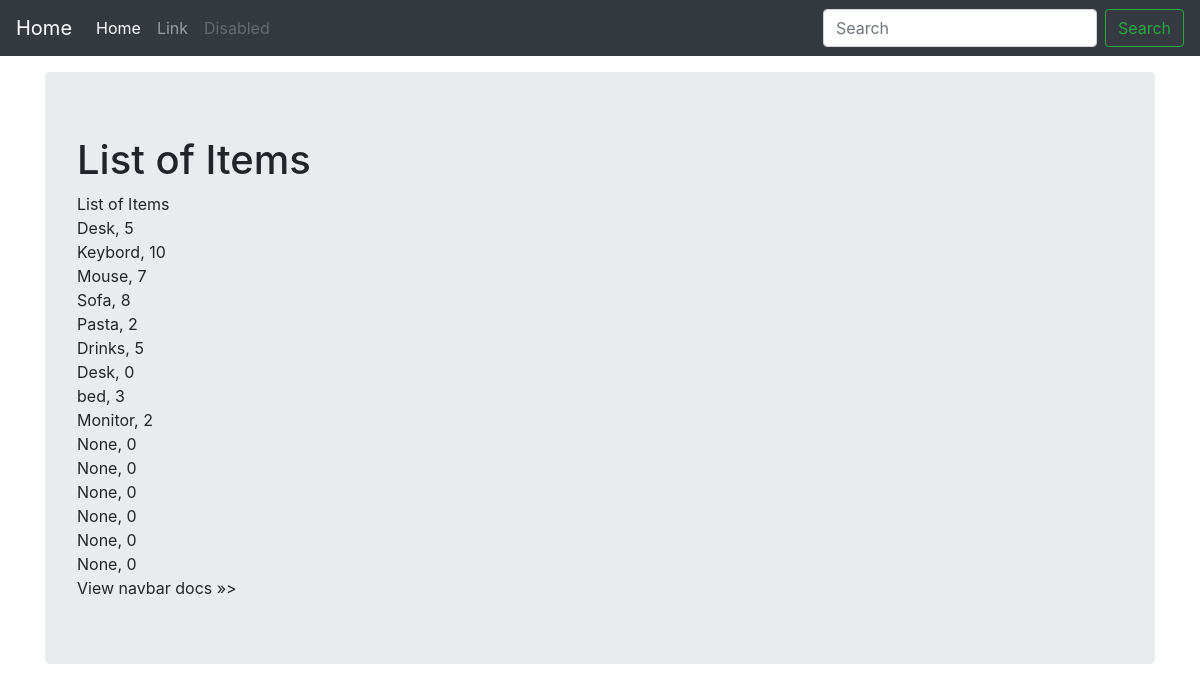
The app's page /list_items/ with its own data.
### stockmanage/models.py (models this page shows, shortened)
class Stock(models.Model):
	category = models.CharField(max_length=50, blank=True, null=True)
	item_name = models.CharField(max_length=50, blank=True, null=True)
	quantity = models.IntegerField(default='0', blank=True, null=True)
	receive_quantity = models.IntegerField(default='0', blank=True, null=True)
	receive_by = models.CharField(max_length=50, blank=True, null=True)
	issue_quantity = models.IntegerField(default='0', blank=True, null=True)
	issue_by = models.CharField(max_length=50, blank=True, null=True)
	issue_to = models.CharField(max_length=50, blank=True, null=True)
	phone_number = models.CharField(max_length=50, blank=True, null=True)
	created_by = models.CharField(max_length=50, blank=True, null=True)
	reorder_level = models.IntegerField(default='0', blank=True, null=True)
	last_updated = models.DateTimeField(auto_now_add=False, auto_now=True)
	export_to_CSV = models.BooleanField(default=False)

### stockmanage/views.py (the view)
# urls.py: path('list_items/', views.list_item, name='list_item'),
def list_item(request):
	title = 'List of Items'
	queryset = Stock.objects.all()
	context = {
		"title": title,
		"queryset": queryset,
	}
	return render(request, "list_items.html", context)

### stockmanage/Templates/list_items.html (shortened to what this page needs)
{% load static %}
<!doctype html>
<html lang="en">
  <head>
<link href="{% static 'css/stylesheet.css' %}" rel="stylesheet">
<link href="{% static 'css/bootstrap.min.css' %}" rel="stylesheet">
	<link href="{% static 'css/navbar-top-fixed.css' %}" rel="stylesheet">
  </head>
  <body>
    <nav class="navbar navbar-expand-md navbar-dark fixed-top bg-dark">
  <a class="navbar-brand" href="/">Home</a>
  <div class="collapse navbar-collapse" id="navbarCollapse">
    <ul class="navbar-nav mr-auto">
      <li class="nav-item active">
        <a class="nav-link" href="#">Home <span class="sr-only">(current)</span></a>
      </li>
      <li class="nav-item">
        <a class="nav-link" href="#">Link</a>
      </li>
      <li class="nav-item">
        <a class="nav-link disabled" href="#" tabindex="-1" aria-disabled="true">Disabled</a>
      </li>
    </ul>
    <form class="form-inline mt-2 mt-md-0">
      <input class="form-control mr-sm-2" type="text" placeholder="Search" aria-label="Search">
      <button class="btn btn-outline-success my-2 my-sm-0" type="submit">Search</button>
    </form>
  </div>
</nav>
<main role="main" class="container">
  <div class="jumbotron">
    <h1> {{title}}</h1>
	  	{{title}}<br>
	{% for instance in queryset %}
	{{instance.item_name}}, {{instance.quantity}}<br>
	{% endfor %}
    <!<a class="btn btn-lg btn-primary" href="/docs/4.4/components/navbar/" role="button">View navbar docs &raquo;</a>>
  </div>
</main>
      </body>
</html>

### stockmanage/Static/css/stylesheet.css (style rules this page uses)
body { background-color: #34ec6b; }

### stockmanage/Static/css/navbar-top-fixed.css (style rules this page uses)
body { min-height: 75rem; padding-top: 4.5rem; }

### records on screen
Stock: item_name "Desk", quantity "5"
Stock: item_name "Keybord", quantity "10"
Stock: item_name "Mouse", quantity "7"
Stock: item_name "Sofa", quantity "8"
Stock: item_name "Pasta", quantity "2"
Stock: item_name "Drinks", quantity "5"
Stock: item_name "Desk", quantity "0"
Stock: item_name "bed", quantity "3"
Stock: item_name "Monitor", quantity "2"
Stock: item_name "None", quantity "0"
Stock: item_name "None", quantity "0"
Stock: item_name "None", quantity "0"
Stock: item_name "None", quantity "0"
Stock: item_name "None", quantity "0"
Stock: item_name "None", quantity "0"

### other values on screen
{{ title }} "List of Items"
